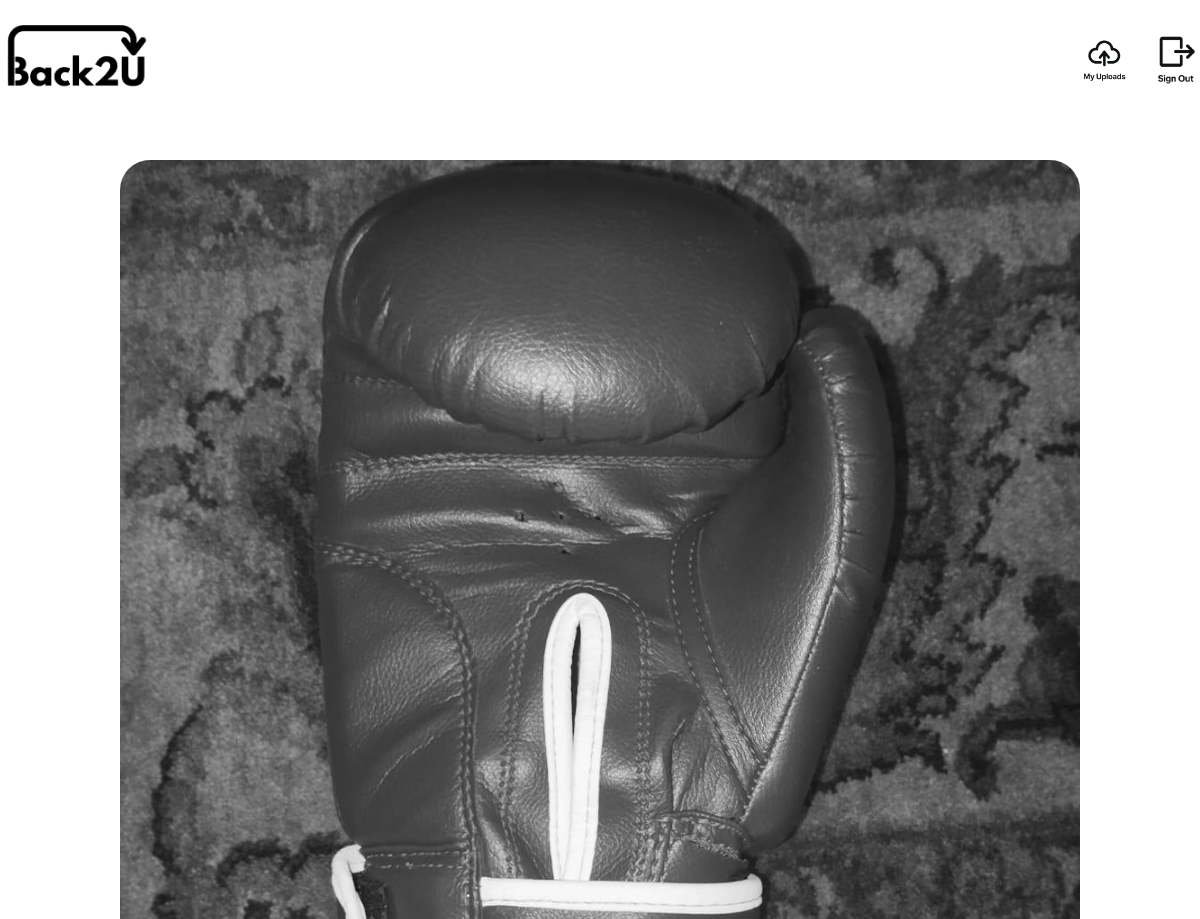
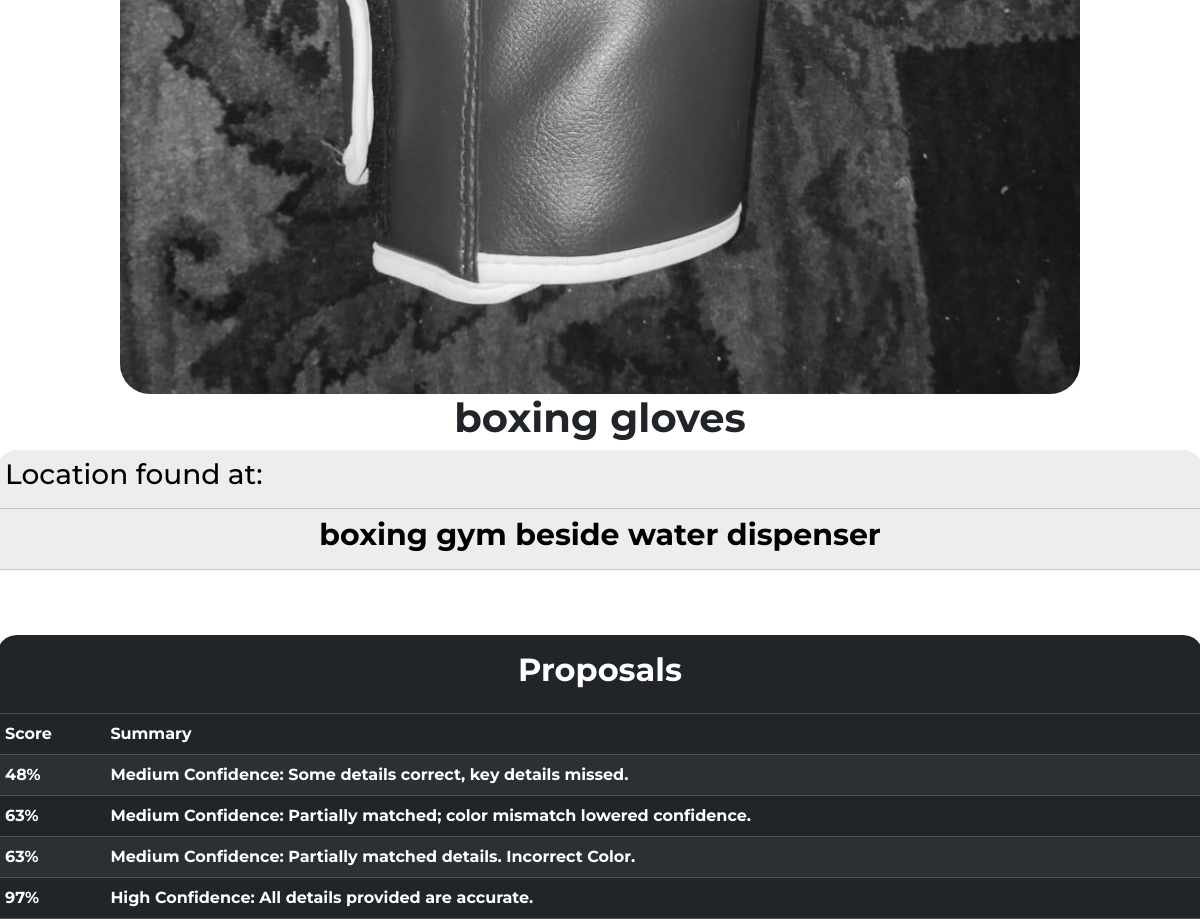
Page /viewingupload?item_id=5 (signed in) on the committed database (2 pictures, top to bottom).
### tables this page shows
CREATE TABLE items (
    id INTEGER PRIMARY KEY AUTOINCREMENT,
    user_id INTEGER,
    picture TEXT,
    title TEXT,
    location TEXT,
    description TEXT,
    question1 TEXT,
    question2 TEXT,
    question3 TEXT, answer1 TEXT, answer2 TEXT, answer3 TEXT,
    FOREIGN KEY(user_id) REFERENCES users(id)
);

CREATE TABLE proposals (
    item_id INTEGER NOT NULL,
    user_id INTEGER NOT NULL,
    phone_number INTEGER NOT NULL,
    answer1 TEXT NOT NULL,
    answer2 TEXT NOT NULL,
    answer3 TEXT NOT NULL
, response TEXT, numeric_score INTEGER);

### app.py (the view)
@app.route("/viewingupload")
@login_required
def viewingupload():
    item_id = request.args.get("item_id")
    item_info = db.execute("SELECT * FROM items WHERE id = ?", item_id)
    proposals_info = db.execute("SELECT * FROM proposals WHERE item_id = ? ORDER BY numeric_score", item_id)
    for proposal in proposals_info:
        raw_response = proposal["response"].strip("`").strip()
        proposal["response"] = json.loads(raw_response)
    return render_template("viewingupload.html", info=item_info, proposals=proposals_info)

### app.py (called while the page is built)
@app.after_request
def after_request(response):
    response.headers["Cache-Control"] = "no-cache, no-store, must-revalidate"
    response.headers["Expires"] = 0
    response.headers["Pragma"] = "no-cache"
    return response

### helpers.py (called while the page is built)
def login_required(f):
    @wraps(f)
    def decorated_function(*args, **kwargs):
        if session.get("user_id") is None:
            return redirect("/login")
        return f(*args, **kwargs)
    return decorated_function

### templates/viewingupload.html (shortened to what this page needs)
{% extends "layout.html" %}
{% block main %}
<div class = "itemm-div">
    <img src = "static/uploads/{{info[0]['picture']}}" class = "itemm_img">
    <div class = "description-itemm">
        <h1 style = "font-weight: bold;"> {{info[0]['title']}} </h1>
        <table class="table table-light table-striped table-hover qtable">
        <tr style="display: flex; flex-direction: column;">
                <td> <h3> Location found at: </h3> </td>
                <td style="text-align: center;"> <h1 style = "font-weight: bold; font-size: 30px;"> {{info[0]['location']}} </h1> </td>
        </tr>
        </table>
        <table class="table table-dark table-striped table-hover qtable" style="margin-bottom: 0px;">
            <thead>
                <tr>
                    <th colspan="4" class="text-center py-3">
                        <h2 style="font-weight: bold;">Proposals</h2>
                    </th>
                </tr>
                <tr>
                    <th>Score</th>
                    <th>Summary</th>
                </tr>
            </thead>
            <tbody>
                {% if proposals %}
                    {% for proposal in proposals %}
                        <tr id = "{{proposal.item_id}}" onclick="openModal(this.id)">
                            <td>{{ proposal.response.final_score }}</td>
                            <td>{{ proposal.response.summary }}</td>
                        </tr>
                    {% endfor %}
                {% else %}
                    <tr>
                        <td colspan="4" class="text-center py-3">
                            <h2 style="font-weight: bold; color: rgb(255, 0, 0);">No Proposals Yet</h2>
                        </td>
                    </tr>
                {% endif %}
            </tbody>
        </table>
    </div>
</div>
{% endblock %}

### static/styles.css (style rules this page uses)
body { background: white; font-family: 'Montserrat', sans-serif; font-weight: bold; overflow-x: hidden; user-select: none; -webkit-user-select: none; -moz-user-select: none; -ms-user-select: none; }
.itemm-div { display: flex; flex-direction: row; width: 100%; justify-content: space-between; }
.itemm-div table { border-top-left-radius: 20px; border-bottom-left-radius: 20px; overflow: hidden; }
.itemm_img { height: auto; width: 40%; border-top-right-radius: 60px; border-bottom-right-radius: 60px; }
.description-itemm { width: 59%; display: flex; flex-direction: column; align-items: center; }
@media (max-width: 1200px) { .itemm-div { display: flex; flex-direction: column; width: 100%; align-content: center; align-items: center; } }
@media (max-width: 1200px) { .itemm_img { height: auto; width: 80%; border-radius: 30px; } }
@media (max-width: 1200px) { .description-itemm { width: 100.5%; } }
@media (max-width: 1200px) { .itemm-div table { border-top-left-radius: 20px; border-top-right-radius: 20px; border-bottom-left-radius: 0px; overflow: hidden; } }

### rows in the picture
items: picture (picture), title "boxing gloves", location "boxing gym beside water dispenser"
proposals: response.final_score "48%", response.summary "Medium Confidence: Some details correct, key details missed."
proposals: response.final_score "63%", response.summary "Medium Confidence: Partially matched; color mismatch lowered confidence."
proposals: response.final_score "63%", response.summary "Medium Confidence: Partially matched details. Incorrect Color."
proposals: response.final_score "97%", response.summary "High Confidence: All details provided are accurate."
